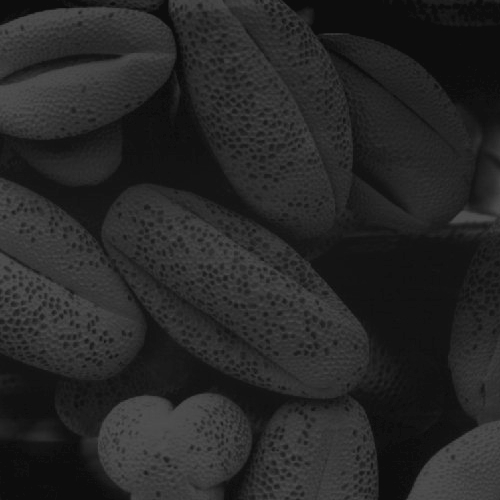
%> input picture Digital Image Processing/Class3/Code/IMAGES/darkPollen.jpg, 500 x 500 px
$ octave Project2.m   (GNU Octave 9; MATLAB toolbox functions it lacks are replaced by stand-ins)
%> lines starting %> are read from the running program, lines starting %| are printed output that depends on the picture
### Digital Image Processing/Class3/Code/generateHistogram.m
function histogramArray = generateHistogram(imageData)
    % generateHistogram Generates the histogram of an image.
    % Parameters:
    %   imageData - An image array with pixel values in the range 0-255.
    % Returns:
    %   histogramArray - A 1x256 array containing the histogram values.

    % Convert image to grayscale if it is not already
    if size(imageData, 3) == 3
        imageData = rgb2gray(imageData); % Convert to grayscale
    end

    % Initialize histogram array
    histogramArray = zeros(1, 256);

    % Calculate histogram
    for intensity = 0:255
        histogramArray(intensity + 1) = sum(imageData(:) == intensity);
    end
end

### Digital Image Processing/Class3/Code/Project2.m
% Specify the folder containing the images
imageFolder = '/Users/youngbean/Desktop/Class3/Code/IMAGES';

% Specify the folder to save the results
outputFolder = '/Users/youngbean/Desktop/Class3/Code/Results';

% Create the results folder if it doesn't exist
if ~exist(outputFolder, 'dir')
    mkdir(outputFolder);
end

% List of image filenames
imageFiles = {'darkPollen.jpg', 'lightPollen.jpg', 'lowContrastPollen.jpg', 'pollen.jpg'};

% Loop through each image file and generate histogram
for i = 1:length(imageFiles)
    % Construct the full path of the image
    imagePath = fullfile(imageFolder, imageFiles{i});

    % Read the image
    imageData = imread(imagePath);
%> imageData is the input picture: size 500x500 uint8; min 12, max 83, mean 38.7

    % Generate the histogram
    histogramArray = generateHistogram(imageData);
%> after the loop in generateHistogram, `for intensity = 0:255`: histogramArray = 256 values, max 16986 at index 14, min 0 at index 1, mean 976.6

    % Display the histogram
    figure; % Open a new figure window for each image
    bar(histogramArray); % Display the histogram as a bar graph
    title(['Histogram of ', imageFiles{i}]); % Add title to the histogram
    xlabel('Pixel Intensity (0-255)'); % Label for x-axis
    ylabel('Frequency'); % Label for y-axis
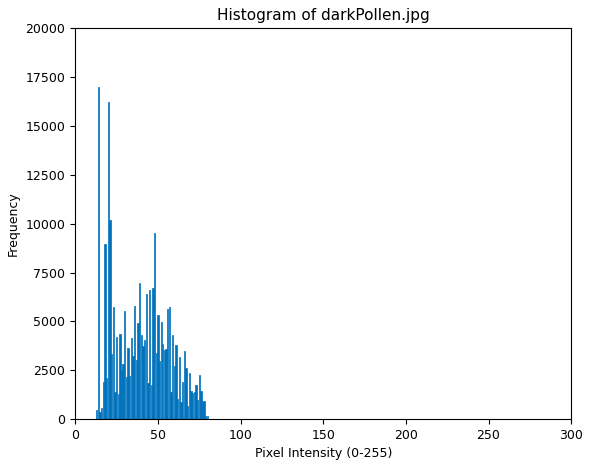
%> figure redrawn from the program's plot data; tallest bar 16986 high, from x = 13.6 to 14.4

    % Save the histogram as an image
    outputFileName = fullfile(outputFolder, ['Histogram_', erase(imageFiles{i}, '.jpg'), '.png']);
    saveas(gcf, outputFileName); % Save the figure as a PNG file
end
%> pass 2 of the loop `for i = 1:length(imageFiles)`:
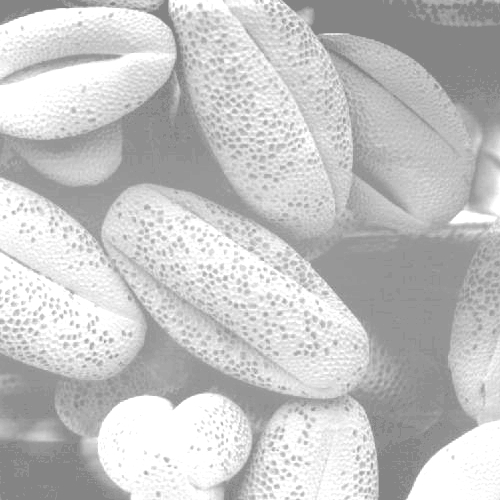
%> input picture Digital Image Processing/Class3/Code/IMAGES/lightPollen.jpg, 500 x 500 px
%> imageData is the input picture: size 500x500 uint8; min 131, max 255, mean 196.4
%> `histogramArray = generateHistogram(imageData);`: histogramArray = 256 values, max 27860 at index 256, min 0 at index 1, mean 976.6
%> `ylabel('Frequency');`:
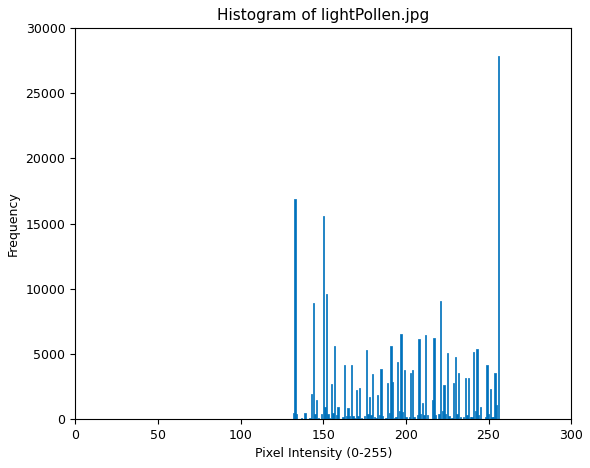
%> figure redrawn from the program's plot data; tallest bar 27860 high, from x = 255.6 to 256.4
%> pass 3 of the loop `for i = 1:length(imageFiles)`:
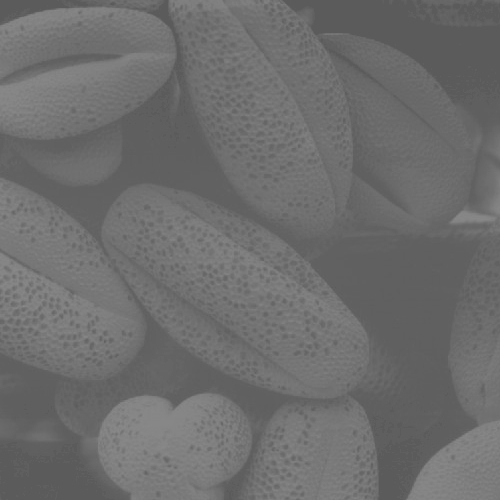
%> input picture Digital Image Processing/Class3/Code/IMAGES/lowContrastPollen.jpg, 500 x 500 px
%> imageData is the input picture: size 500x500 uint8; min 90, max 138, mean 109.1
%> `histogramArray = generateHistogram(imageData);`: histogramArray = 256 values, max 19057 at index 97, min 0 at index 1, mean 976.6
%> `ylabel('Frequency');`:
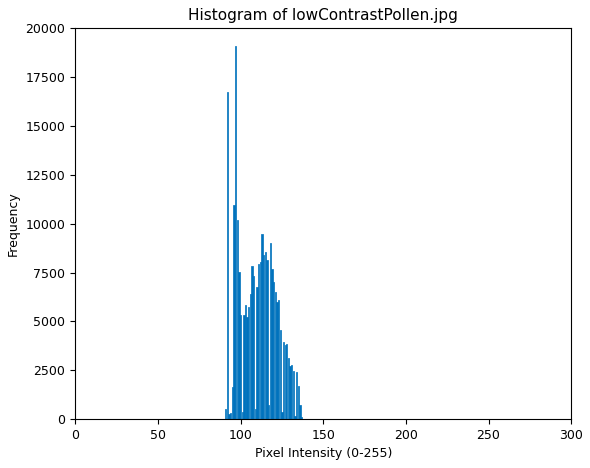
%> figure redrawn from the program's plot data; tallest bar 19057 high, from x = 96.6 to 97.4
%> the loop made 4 passes; the first 3 are shown
